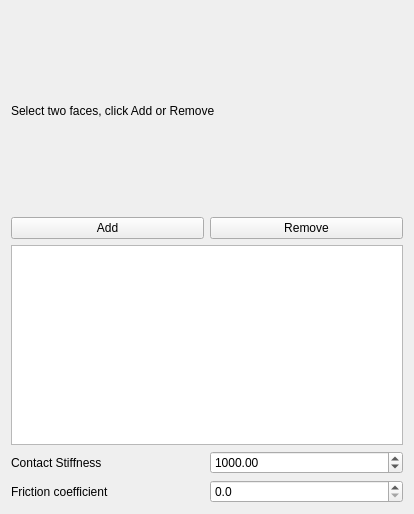
<?xml version="1.0" encoding="UTF-8"?>
<ui version="4.0">
 <class>TaskFemConstraintContact</class>
 <widget class="QWidget" name="TaskFemConstraintContact">
  <property name="geometry">
   <rect>
    <x>0</x>
    <y>0</y>
    <width>414</width>
    <height>514</height>
   </rect>
  </property>
  <property name="windowTitle">
   <string>Form</string>
  </property>
  <layout class="QVBoxLayout" name="verticalLayout">
   <item>
    <widget class="QLabel" name="lbl_info">
     <property name="text">
      <string>Select two faces, click Add or Remove</string>
     </property>
    </widget>
   </item>
   <item>
    <layout class="QHBoxLayout" name="horizontalLayout">
     <item>
      <widget class="QPushButton" name="btnAdd">
       <property name="text">
        <string>Add</string>
       </property>
      </widget>
     </item>
     <item>
      <widget class="QPushButton" name="btnRemove">
       <property name="text">
        <string>Remove</string>
       </property>
      </widget>
     </item>
    </layout>
   </item>
   <item>
    <widget class="QListWidget" name="lw_references">
     <property name="sizePolicy">
      <sizepolicy hsizetype="Preferred" vsizetype="Preferred">
       <horstretch>0</horstretch>
       <verstretch>0</verstretch>
      </sizepolicy>
     </property>
    </widget>
   </item>
   <item>
    <layout class="QHBoxLayout" name="horizontalLayout_3">
     <item>
      <widget class="QLabel" name="label">
       <property name="text">
        <string>Contact Stiffness</string>
       </property>
      </widget>
     </item>
     <item>
      <widget class="QDoubleSpinBox" name="spSlope">
       <property name="decimals">
        <number>2</number>
       </property>
       <property name="maximum">
        <double>1000000000.000000000000000</double>
       </property>
       <property name="singleStep">
        <double>1.000000000000000</double>
       </property>
       <property name="value">
        <double>1000.000000000000000</double>
       </property>
      </widget>
     </item>
    </layout>
   </item>
   <item>
    <layout class="QHBoxLayout" name="horizontalLayout_2">
     <item>
      <widget class="QLabel" name="label_2">
       <property name="text">
        <string>Friction coefficient</string>
       </property>
      </widget>
     </item>
     <item>
      <widget class="QDoubleSpinBox" name="spFriction">
       <property name="decimals">
        <number>1</number>
       </property>
       <property name="maximum">
        <double>1.000000000000000</double>
       </property>
       <property name="singleStep">
        <double>0.100000000000000</double>
       </property>
      </widget>
     </item>
    </layout>
   </item>
  </layout>
 </widget>
 <resources/>
 <connections/>
</ui>
